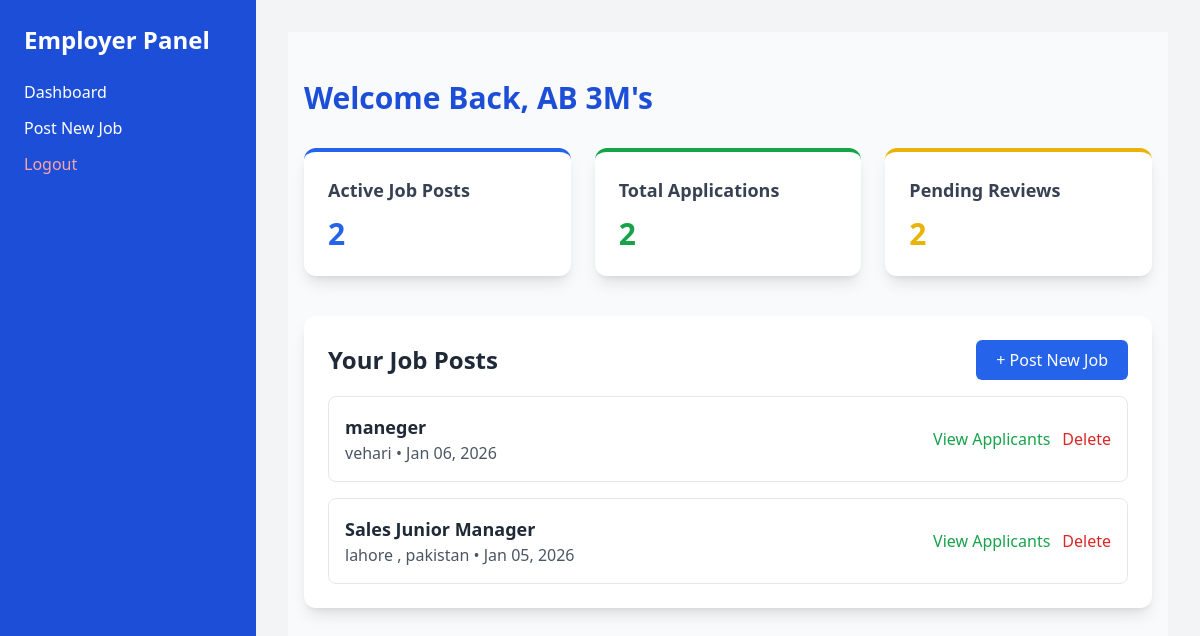
The page /employer/dashboard/ (signed in) on the database its author committed.
### jobs/models.py (models this page shows, shortened)
class Job(models.Model):
    employer = models.ForeignKey(User, on_delete=models.CASCADE)
    employer_profile = models.ForeignKey(UserProfile, on_delete=models.CASCADE, null=True, blank=True)
    company_name = models.CharField(max_length=255, default="")   # <-- Add this
    title = models.CharField(max_length=200)
    description = models.TextField()
    location = models.CharField(max_length=150)
    created_at = models.DateTimeField(auto_now_add=True)

### jobs/views.py (the view)
# urls.py: path('employer/dashboard/', views.employer_dashboard, name='employer_dashboard'),
@login_required
def employer_dashboard(request):
    user = request.user
    try:
        employer_profile = UserProfile.objects.get(user=user)
    except UserProfile.DoesNotExist:
        messages.error(request, "Employer profile not found.")
        return redirect('home')
    jobs = Job.objects.filter(employer=user).order_by('-created_at')
    active_jobs_count = jobs.count()
    applications_count = Application.objects.filter(job__in=jobs).count()
    pending_reviews = applications_count  # OR assign 0 if you want
    context = {
        "jobs": jobs,
        "active_jobs_count": active_jobs_count,
        "applications_count": applications_count,
        "pending_reviews": pending_reviews,
    }
    return render(request, "employer_dashboard.html", context)

### jobs/templates/employer_dashboard.html (shortened to what this page needs)
{% extends 'employer_base.html' %}
{% load static %}
{% block content %}
<section class="min-h-screen bg-gray-50 py-12">
  <div class="max-w-6xl mx-auto px-4">
    <h1 class="text-3xl font-bold text-blue-700 mb-8">Welcome Back, {{ user.first_name|default:user.username }} </h1>
    <div class="grid md:grid-cols-3 gap-6 mb-10">
      <div class="bg-white shadow-lg rounded-xl p-6 border-t-4 border-blue-600">
        <h3 class="text-lg font-semibold text-gray-700">Active Job Posts</h3>
        <p class="text-3xl font-bold text-blue-600 mt-3">{{ active_jobs_count|default:0 }}</p>
      </div>
      <div class="bg-white shadow-lg rounded-xl p-6 border-t-4 border-green-600">
        <h3 class="text-lg font-semibold text-gray-700">Total Applications</h3>
        <p class="text-3xl font-bold text-green-600 mt-3">{{ applications_count|default:0 }}</p>
      </div>
      <div class="bg-white shadow-lg rounded-xl p-6 border-t-4 border-yellow-500">
        <h3 class="text-lg font-semibold text-gray-700">Pending Reviews</h3>
        <p class="text-3xl font-bold text-yellow-500 mt-3">{{ pending_reviews|default:0 }}</p>
      </div>
    </div>
    <div class="bg-white rounded-xl shadow-lg p-6 mb-6">
      <div class="flex justify-between items-center mb-4">
        <h2 class="text-2xl font-semibold text-gray-800">Your Job Posts</h2>
        <a href="{% url 'post_job' %}" class="bg-blue-600 text-white px-5 py-2 rounded-md hover:bg-blue-700 transition">
          + Post New Job
        </a>
      </div>
      <div class="space-y-4">
        {% for job in jobs %}
        <div class="p-4 border border-gray-200 rounded-lg hover:shadow-md transition">
          <div class="flex justify-between items-center">
            <div>
              <h3 class="text-lg font-bold text-gray-800">{{ job.title }}</h3>
              <p class="text-gray-600">{{ job.location }} • {{ job.created_at|date:"M d, Y" }}</p>
            </div>
            <div class="flex space-x-3">
              <a href="{% url 'view_applicants' job.id %}" class="text-green-600 hover:underline">View Applicants</a>
              <a href="{% url 'delete_job' job.id %}" class="text-red-600 hover:underline">Delete</a>
            </div>
          </div>
        </div>
        {% empty %}
        <p class="text-gray-500">No job posts yet. Click “Post New Job” to get started.</p>
        {% endfor %}
      </div>
    </div>
  </div>
</section>
{% endblock %}

### rows shown on the page
Job: title "maneger", location "vehari", created_at "Jan 06, 2026"
Job: title "Sales Junior Manager", location "lahore , pakistan", created_at "Jan 05, 2026"

### other values the page prints
{{ user.first_name|default:user.username }} "AB 3M's"
{{ active_jobs_count|default:0 }} "2"
{{ applications_count|default:0 }} "2"
{{ pending_reviews|default:0 }} "2"
